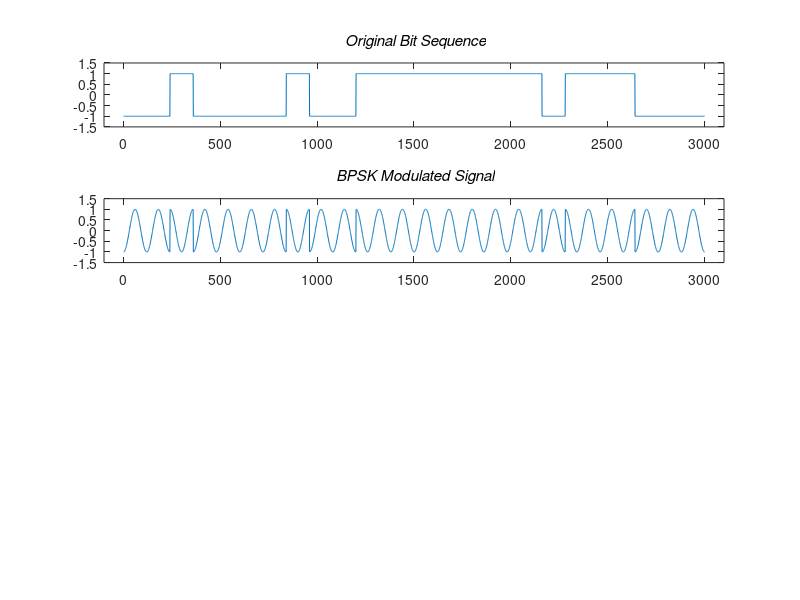
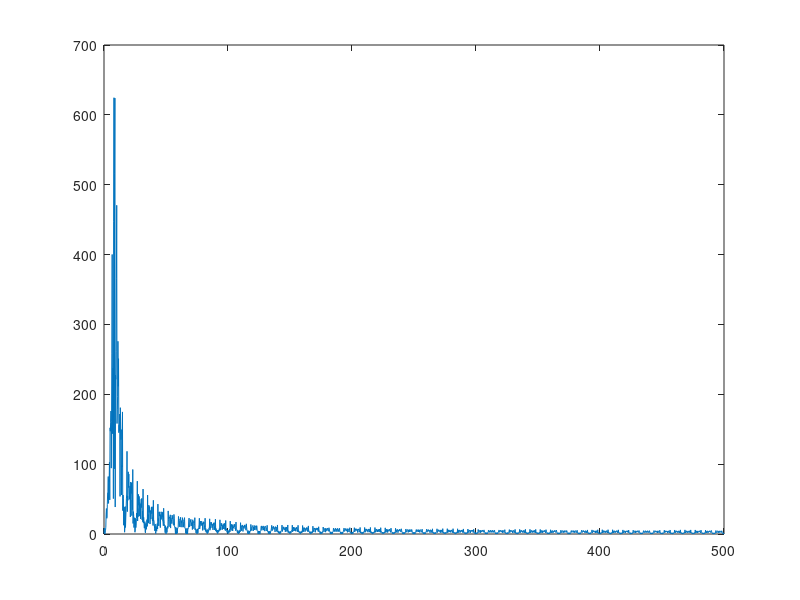

Here is the MATLAB script that generated these plots, in order:
clc
clear

%% Create test signal
% Generation of bit pattern
s=round(rand(1,25));    % Generating 20 bits
signal=[];  
carrier=[];
t=[0:2*pi/119:2*pi];     % Creating 60 samples for one cosine 
for k=1:25
    if s(1,k)==0
        sig=-ones(1,120);    % 120 minus ones for bit 0
    else
        sig=ones(1,120);     % 120 ones for bit 1
    end
    c=cos(t);   
    carrier=[carrier c];
    signal=[signal sig];
end
subplot(4,1,1);
plot(signal);
axis([-100 3100 -1.5 1.5]);
title('\bf\it Original Bit Sequence');

% BPSK Modulation of the signal
bpsk_sig=signal.*carrier;   % Modulating the signal
subplot(4,1,2);
plot(bpsk_sig)
axis([-100 3100 -1.5 1.5]);
title('\bf\it BPSK Modulated Signal');

%% 


% Frequency data
n = 2^nextpow2(length(bpsk_sig)); % find power of two larger than data length to optimize fft
y = fft(bpsk_sig,n);
f = 1000/2*linspace(0,1,n/2+1);
figure()
plot(f,2*abs(y(1:n/2+1)/2))



moment(signal,4)
var(signal)
kurtosis(signal)
skewness(signal)
